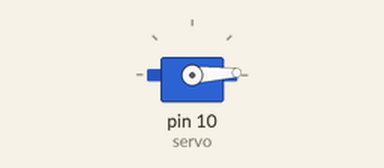
This sketch was run on a simulated Arduino Uno, built with avr-gcc and run on an emulated ATmega328P. On the bench: servo.

Above: at 2.05 s.
At 3.3 s:
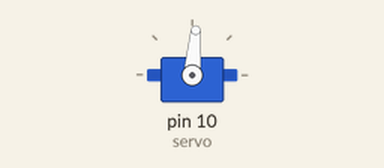
At 4.6 s:
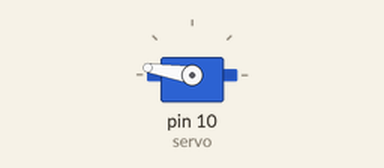
At 7.2 s:
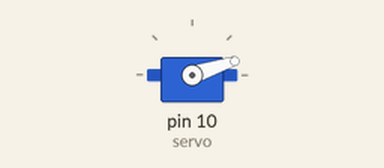
Timing chart, 0 to 9.1 s (numbered marks = the images above):
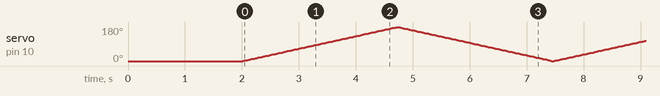

The sketch:

Servo.ino
```cpp
#include <Servo.h>

Servo servo;
int pos = 0;

void setup(){
  servo.attach(10);
  servo.write(0);
  delay(2000);
}

void loop() {
  for (pos = 0; pos <= 180; pos += 1) { // goes from 0 degrees to 180 degrees
    // in steps of 1 degree
    servo.write(pos);              // tell servo to go to position in variable 'pos'
    delay(15);                       // waits 15ms for the servo to reach the position
  }
  for (pos = 180; pos >= 0; pos -= 1) { // goes from 180 degrees to 0 degrees
    servo.write(pos);              // tell servo to go to position in variable 'pos'
    delay(15);                       // waits 15ms for the servo to reach the position
  }
}
```
